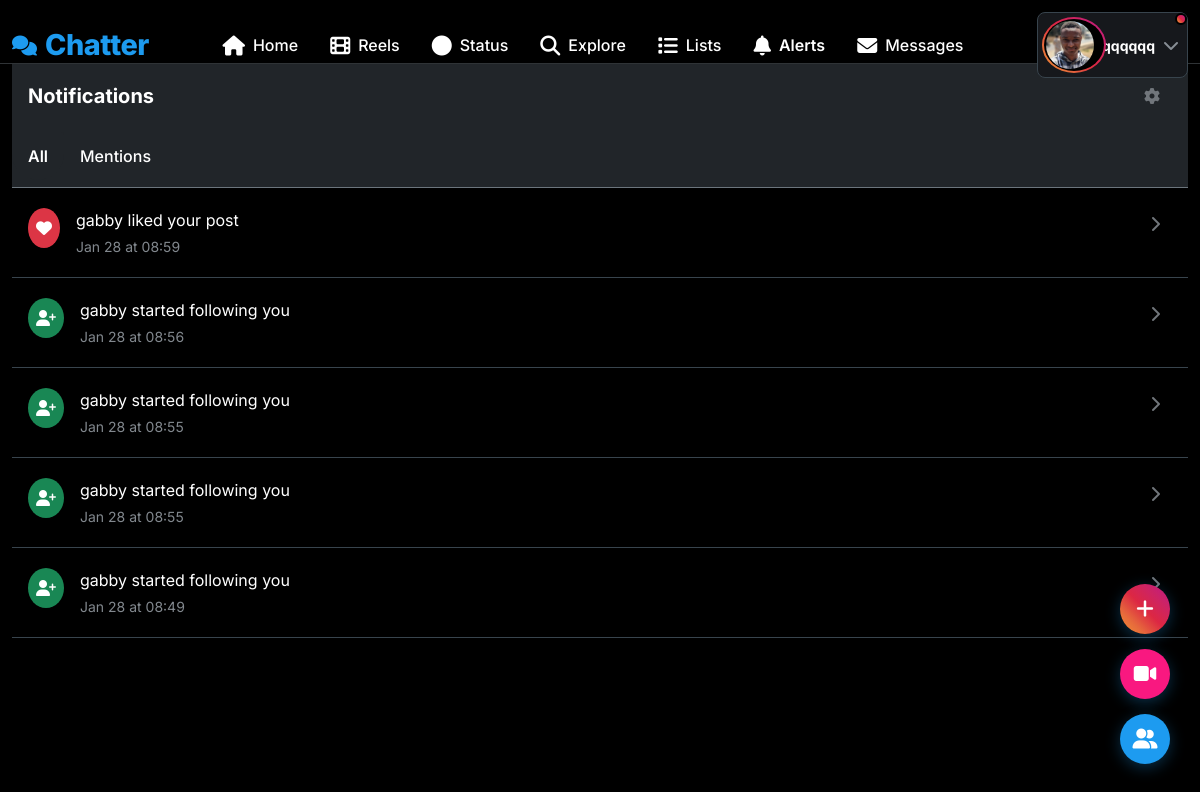
Screenshot of /notifications (signed in) with the database file from the repository.
### app.py (models this page shows, shortened)
class User(UserMixin, db.Model):
    id = db.Column(db.Integer, primary_key=True)
    username = db.Column(db.String(80), unique=True, nullable=False, index=True)
    email = db.Column(db.String(120), unique=True, nullable=False, index=True)
    password_hash = db.Column(db.String(200), nullable=False)
    bio = db.Column(db.String(500))
    location = db.Column(db.String(100))
    website = db.Column(db.String(200))
    profile_picture = db.Column(db.String(200), default='default.jpg')
    cover_picture = db.Column(db.String(200), default='default_cover.jpg')
    is_admin = db.Column(db.Boolean, default=False)
    created_at = db.Column(db.DateTime, default=datetime.utcnow)
    is_online = db.Column(db.Boolean, default=False)
    last_seen = db.Column(db.DateTime, default=datetime.utcnow)
    is_verified = db.Column(db.Boolean, default=False)
    posts = db.relationship('Post', backref='author', lazy='dynamic', cascade='all, delete-orphan')
    likes = db.relationship('Like', backref='user', lazy='dynamic', cascade='all, delete-orphan')
    comments = db.relationship('Comment', backref='author', lazy='dynamic', cascade='all, delete-orphan')
    notifications = db.relationship('Notification', backref='user', lazy='dynamic', cascade='all, delete-orphan')
    sent_messages = db.relationship('Message', foreign_keys='Message.sender_id', backref='sender', lazy='dynamic')
    received_messages = db.relationship('Message', foreign_keys='Message.receiver_id', backref='receiver', lazy='dynamic')
    bookmarks = db.relationship('Bookmark', backref='user', lazy='dynamic', cascade='all, delete-orphan')
    reports_made = db.relationship('Report', foreign_keys='Report.reporter_id', backref='reporter', lazy='dynamic')
    reports_received = db.relationship('Report', foreign_keys='Report.reported_id', backref='reported', lazy='dynamic')
    pinned_posts = db.relationship('PinnedPost', backref='user', lazy='dynamic', cascade='all, delete-orphan')
    created_lists = db.relationship('UserList', backref='creator', lazy='dynamic', cascade='all, delete-orphan')
    list_subscriptions = db.relationship('ListSubscriber', backref='subscriber', lazy='dynamic', cascade='all, delete-orphan')
    list_memberships = db.relationship('ListMember', backref='member', lazy='dynamic', cascade='all, delete-orphan')
    reels = db.relationship('Reel', backref='user', lazy='dynamic', cascade='all, delete-orphan')
    reel_likes = db.relationship('ReelLike', backref='liker', lazy='dynamic', cascade='all, delete-orphan')
    reel_comments = db.relationship('ReelComment', backref='author', lazy='dynamic', cascade='all, delete-orphan')
    reel_views = db.relationship('ReelView', backref='viewer', lazy='dynamic', cascade='all, delete-orphan')
    statuses = db.relationship('Status', backref='user', lazy='dynamic', cascade='all, delete-orphan')
    status_views = db.relationship('StatusView', backref='viewer', lazy='dynamic', cascade='all, delete-orphan')
    followed = db.relationship(
        'User', secondary=followers,
        primaryjoin=(followers.c.follower_id == id),
        secondaryjoin=(followers.c.followed_id == id),
        backref=db.backref('followers', lazy='dynamic'), lazy='dynamic')
    blocked = db.relationship(
        'User', secondary=blocked_users,
        primaryjoin=(blocked_users.c.blocker_id == id),
        secondaryjoin=(blocked_users.c.blocked_id == id),
        backref=db.backref('blocked_by', lazy='dynamic'), lazy='dynamic')
    def get_unread_message_count(self):
        return Message.query.filter_by(receiver_id=self.id, is_read=False).count()
    def get_unread_notification_count(self):
        return Notification.query.filter_by(user_id=self.id, is_read=False).count()

class Notification(db.Model):
    id = db.Column(db.Integer, primary_key=True)
    user_id = db.Column(db.Integer, db.ForeignKey('user.id'), nullable=False)
    content = db.Column(db.String(500), nullable=False)
    link = db.Column(db.String(200))
    is_read = db.Column(db.Boolean, default=False)
    created_at = db.Column(db.DateTime, default=datetime.utcnow, index=True)
    notification_type = db.Column(db.String(50))  # like, comment, follow, mention, message

### app.py (the view)
@app.route('/notifications')
@login_required
def notifications():
    page = request.args.get('page', 1, type=int)
    notifs_query = Notification.query.filter_by(
        user_id=current_user.id
    ).order_by(Notification.created_at.desc())
    notifs = notifs_query.paginate(page=page, per_page=20, error_out=False)
    for notif in notifs.items:
        if not notif.is_read:
            notif.is_read = True
    db.session.commit()
    return render_template('notifications.html', notifications=notifs)

### templates/notifications.html (shortened to what this page needs)
{% extends "base.html" %}
{% block content %}
<div class="row">
    <div class="col-12">
        <div class="sticky-top bg-dark pt-3 pb-2 border-bottom border-secondary">
            <div class="d-flex justify-content-between align-items-center px-3">
                <h5 class="fw-bold mb-0">Notifications</h5>
                <button class="btn action-btn">
                    <i class="fas fa-cog"></i>
                </button>
            </div>
            <nav class="nav nav-tabs border-0 mt-3" role="tablist">
                <a class="nav-link active border-0 text-light" href="#">All</a>
                <a class="nav-link border-0 text-light" href="#">Mentions</a>
            </nav>
        </div>
        <div class="notifications-list">
            {% for notification in notifications %}
            <div class="post-card {% if not notification.is_read %}bg-opacity-10 bg-primary{% endif %}">
                <div class="d-flex">
                    <div class="me-3">
                        {% if 'mentioned' in notification.content %}
                        <div class="bg-info rounded-circle p-2">
                            <i class="fas fa-at text-white"></i>
                        </div>
                        {% elif 'liked' in notification.content %}
                        <div class="bg-danger rounded-circle p-2">
                            <i class="fas fa-heart text-white"></i>
                        </div>
                        {% elif 'following' in notification.content %}
                        <div class="bg-success rounded-circle p-2">
                            <i class="fas fa-user-plus text-white"></i>
                        </div>
                        {% elif 'commented' in notification.content %}
                        <div class="bg-warning rounded-circle p-2">
                            <i class="fas fa-comment text-white"></i>
                        </div>
                        {% else %}
                        <div class="bg-primary rounded-circle p-2">
                            <i class="fas fa-bell text-white"></i>
                        </div>
                        {% endif %}
                    </div>
                    <div class="flex-grow-1">
                        <div class="notification-content">
                            {{ notification.content }}
                        </div>
                        <div class="text-muted small mt-1">
                            {{ notification.created_at.strftime('%b %d at %H:%M') }}
                        </div>
                    </div>
                    {% if notification.link %}
                    <div class="ms-3">
                        <a href="{{ notification.link }}" class="btn action-btn">
                            <i class="fas fa-chevron-right"></i>
                        </a>
                    </div>
                    {% endif %}
                </div>
            </div>
            {% else %}
            <div class="text-center py-5">
                <i class="fas fa-bell-slash fa-3x text-muted mb-3"></i>
                <h5 class="text-muted">No notifications yet</h5>
                <p class="text-muted">When you get notifications, they'll show up here.</p>
            </div>
            {% endfor %}
        </div>
    </div>
</div>
{% endblock %}

### templates/base.html (shortened to what this page needs)
<!DOCTYPE html>
<html lang="en" data-bs-theme="dark">
<head>
    <link href="https://cdn.jsdelivr.net/npm/bootstrap@5.3.0/dist/css/bootstrap.min.css" rel="stylesheet">
    <link href="https://cdnjs.cloudflare.com/ajax/libs/font-awesome/6.4.0/css/all.min.css" rel="stylesheet">
</head>
<body>
    <nav class="top-nav">
        <div class="container-fluid">
            <div class="row align-items-center">
                <div class="col">
                    <div class="d-flex align-items-center justify-content-between">
                        <a href="{{ url_for('feed') if current_user.is_authenticated else url_for('login') }}" class="text-decoration-none">
                            <div class="d-flex align-items-center">
                                <i class="fas fa-comments fa-lg me-2" style="color: var(--primary-color);"></i>
                                <span class="logo">Chatter</span>
                            </div>
                        </a>
                        {% if current_user.is_authenticated %}
                        <div class="d-none d-md-flex align-items-center">
                            <a class="nav-link {% if request.endpoint == 'feed' %}active{% endif %}" href="{{ url_for('feed') }}">
                                <i class="fas fa-home fa-lg me-2"></i>
                                <span>Home</span>
                            </a>
                            <a class="nav-link {% if request.endpoint == 'reels_feed' %}active{% endif %}" href="{{ url_for('reels_feed') }}">
                                <i class="fas fa-film fa-lg me-2"></i>
                                <span>Reels</span>
                            </a>
                            <a class="nav-link {% if request.endpoint == 'status_feed' %}active{% endif %}" href="{{ url_for('status_feed') }}">
                                <i class="fas fa-circle fa-lg me-2"></i>
                                <span>Status</span>
                            </a>
                            <a class="nav-link {% if request.endpoint == 'search' %}active{% endif %}" href="{{ url_for('search') }}">
                                <i class="fas fa-search fa-lg me-2"></i>
                                <span>Explore</span>
                            </a>
                            <a class="nav-link {% if request.endpoint == 'lists' %}active{% endif %}" href="{{ url_for('lists') }}">
                                <i class="fas fa-list fa-lg me-2"></i>
                                <span>Lists</span>
                            </a>
                            <a class="nav-link {% if request.endpoint == 'notifications' %}active{% endif %}" href="{{ url_for('notifications') }}">
                                <i class="fas fa-bell fa-lg me-2"></i>
                                <span>Alerts</span>
                            </a>
                            <a class="nav-link {% if request.endpoint == 'messages' %}active{% endif %}" href="{{ url_for('messages') }}">
                                <i class="fas fa-envelope fa-lg me-2"></i>
                                <span>Messages</span>
                            </a>
                        </div>
                        {% endif %}
                        {% if current_user.is_authenticated %}
                        <div class="dropdown">
                            <button class="btn d-flex align-items-center text-decoration-none p-2 rounded-3 {% if current_user and has_active_status(current_user.id) %}has-status-indicator{% endif %}"
                                    style="background: var(--card-color); border: 1px solid var(--border-light); color: var(--text-primary);"
                                    type="button" data-bs-toggle="dropdown">
                                <div class="profile-with-status">
                                    <img src="{{ get_user_avatar_url(current_user) }}"
                                         class="profile-img-with-ring avatar-sm me-2">
                                </div>
                                <span class="fw-bold small">{{ current_user.username }}</span>
                                <i class="fas fa-chevron-down text-muted ms-2"></i>
                            </button>
                        </div>
                        {% else %}
                        <div class="d-flex gap-2">
                            <a href="{{ url_for('login') }}" class="btn btn-outline-primary btn-sm">Login</a>
                            <a href="{{ url_for('signup') }}" class="btn btn-primary btn-sm">Sign Up</a>
                        </div>
                        {% endif %}
                    </div>
                </div>
            </div>
        </div>
    </nav>
    <div class="main-content">
        <div class="container-fluid">
            {% block content %}{% endblock %}
        </div>
    </div>
    {% if current_user.is_authenticated %}
    <div class="bottom-right-widget">
        <button class="widget-btn create-status" onclick="createStatus()" title="Create Status">
            <i class="fas fa-plus"></i>
        </button>
        <button class="widget-btn create-reel" onclick="uploadReel()" title="Upload Reel">
            <i class="fas fa-video"></i>
        </button>
        <button class="widget-btn" onclick="toggleFollowersStatus()" title="Friends' Status">
            <i class="fas fa-user-friends"></i>
        </button>
    </div>
    {% endif %}
    <div id="toast-container" class="toast-container position-fixed top-0 end-0 p-3"></div>
</body>
</html>

### rows the page displays
User: profile_picture (picture), username "qqqqqq"
Notification: content "gabby liked your post", created_at "Jan 28 at 08:59"
Notification: content "gabby started following you", created_at "Jan 28 at 08:56"
Notification: content "gabby started following you", created_at "Jan 28 at 08:55"
Notification: content "gabby started following you", created_at "Jan 28 at 08:55"
Notification: content "gabby started following you", created_at "Jan 28 at 08:49"
